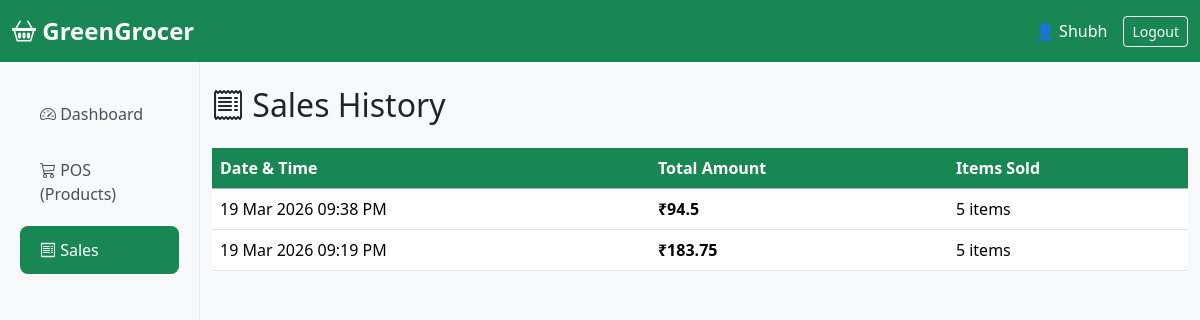
The app's page /sales (signed in) with its own data.
### app.py (models this page shows, shortened)
class Transaction(db.Model):
    id = db.Column(db.Integer, primary_key=True)
    date = db.Column(db.DateTime, default=get_ist_time)
    total = db.Column(db.Float, nullable=False)
    items = db.Column(db.JSON)

### app.py (the view)
@app.route('/sales')
def sales():
    date_filter = request.args.get('date', '')
    if date_filter:
        filter_date = datetime.strptime(date_filter, '%Y-%m-%d').date()
        transactions = Transaction.query.filter(
            db.func.date(Transaction.date) == filter_date
        ).order_by(Transaction.date.desc()).all()
    else:
        transactions = Transaction.query.order_by(Transaction.date.desc()).all()
    total_sales = sum(t.total for t in transactions)
    avg_sale = total_sales / len(transactions) if transactions else 0
    for transaction in transactions:
        if transaction.date:
            transaction.date_ist = transaction.date.astimezone(IST).strftime('%d %b %Y %I:%M %p')
    return render_template('sales.html',
                         transactions=transactions,
                         total_sales=total_sales,
                         avg_sale=avg_sale,
                         filter_date=date_filter,
                         ist_time=get_ist_time().strftime('%d %b %Y %I:%M %p'))

### app.py (called while the page is built)
def get_ist_time():
    return datetime.now(IST)

@app.before_request
def require_login():
    allowed = ['login', 'register', 'static']
    if request.endpoint not in allowed and 'logged_in' not in session:
        return redirect(url_for('login'))

### templates/sales.html (shortened to what this page needs)
{% extends "base.html" %}
{% block content %}
<h2 class="mb-4"><i class="bi bi-receipt"></i> Sales History</h2>
<table class="table table-hover">
    <thead class="table-success">
        <tr>
            <th>Date & Time</th>
            <th>Total Amount</th>
            <th>Items Sold</th>
        </tr>
    </thead>
    <tbody>
        {% for t in transactions %}
        <tr>
            <td>{{ t.date.strftime('%d %b %Y %I:%M %p') }}</td>
            <td><strong>₹{{ t.total }}</strong></td>
            <td>{{ t.items|length }} items</td>
        </tr>
        {% endfor %}
    </tbody>
</table>
{% endblock %}

### static/css/style.css (style rules this page uses)
:root { --green: #198754; }
body { background: #f8f9fa; font-family: 'Segoe UI', system-ui, sans-serif; }
.table th { background: #198754; color: white; font-weight: 600; }

### records on screen
Transaction: date "19 Mar 2026 09:38 PM", total "94.5", items|length "5"
Transaction: date "19 Mar 2026 09:19 PM", total "183.75", items|length "5"

### other values on screen
{{ session.get('user') }} "Shubh"
